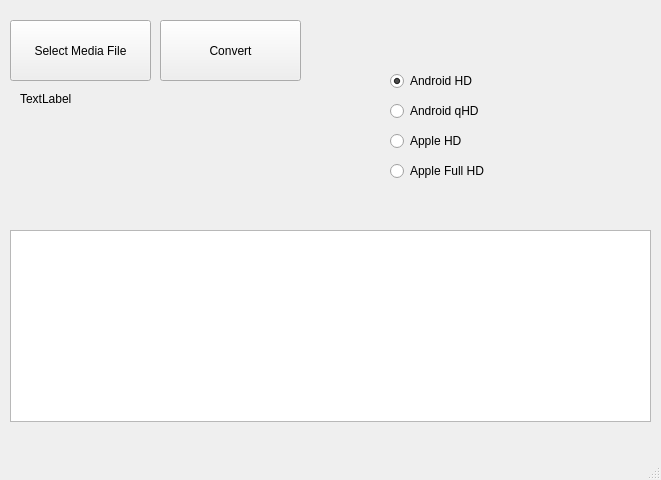
<?xml version="1.0" encoding="UTF-8"?>
<ui version="4.0">
 <class>MainWindow</class>
 <widget class="QMainWindow" name="MainWindow">
  <property name="geometry">
   <rect>
    <x>0</x>
    <y>0</y>
    <width>661</width>
    <height>480</height>
   </rect>
  </property>
  <property name="windowTitle">
   <string>MainWindow</string>
  </property>
  <widget class="QWidget" name="centralwidget">
   <widget class="QLabel" name="statusText">
    <property name="geometry">
     <rect>
      <x>20</x>
      <y>90</y>
      <width>271</width>
      <height>17</height>
     </rect>
    </property>
    <property name="text">
     <string>TextLabel</string>
    </property>
   </widget>
   <widget class="QTextBrowser" name="textBrowser">
    <property name="geometry">
     <rect>
      <x>10</x>
      <y>230</y>
      <width>641</width>
      <height>192</height>
     </rect>
    </property>
   </widget>
   <widget class="QPushButton" name="selectfileButton">
    <property name="geometry">
     <rect>
      <x>10</x>
      <y>20</y>
      <width>141</width>
      <height>61</height>
     </rect>
    </property>
    <property name="text">
     <string>Select Media File</string>
    </property>
   </widget>
   <widget class="QPushButton" name="convertButton">
    <property name="geometry">
     <rect>
      <x>160</x>
      <y>20</y>
      <width>141</width>
      <height>61</height>
     </rect>
    </property>
    <property name="text">
     <string>Convert</string>
    </property>
   </widget>
   <widget class="QRadioButton" name="androidHDRaioButton">
    <property name="geometry">
     <rect>
      <x>390</x>
      <y>70</y>
      <width>201</width>
      <height>22</height>
     </rect>
    </property>
    <property name="text">
     <string>Android HD</string>
    </property>
    <property name="checked">
     <bool>true</bool>
    </property>
   </widget>
   <widget class="QRadioButton" name="androidQHDRaioButton">
    <property name="geometry">
     <rect>
      <x>390</x>
      <y>100</y>
      <width>116</width>
      <height>22</height>
     </rect>
    </property>
    <property name="text">
     <string>Android qHD</string>
    </property>
   </widget>
   <widget class="QRadioButton" name="appleHDRadioButton">
    <property name="geometry">
     <rect>
      <x>390</x>
      <y>130</y>
      <width>116</width>
      <height>22</height>
     </rect>
    </property>
    <property name="text">
     <string>Apple HD</string>
    </property>
   </widget>
   <widget class="QRadioButton" name="appleFullHDRadioButton">
    <property name="geometry">
     <rect>
      <x>390</x>
      <y>160</y>
      <width>116</width>
      <height>22</height>
     </rect>
    </property>
    <property name="text">
     <string>Apple Full HD</string>
    </property>
   </widget>
  </widget>
  <widget class="QMenuBar" name="menubar">
   <property name="geometry">
    <rect>
     <x>0</x>
     <y>0</y>
     <width>661</width>
     <height>25</height>
    </rect>
   </property>
  </widget>
  <widget class="QStatusBar" name="statusbar"/>
 </widget>
 <resources/>
 <connections/>
</ui>
